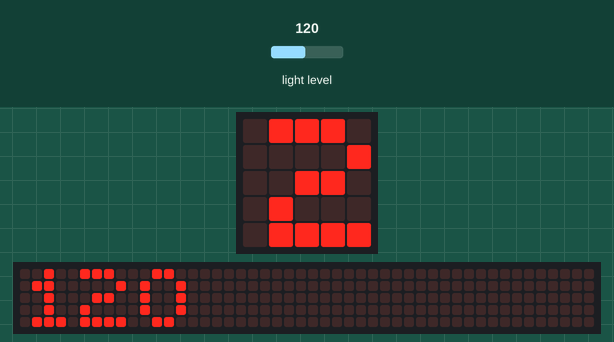
The program below on a simulated BBC micro:bit running MicroPython. Shown: the board's 5×5 LED display, a strip that is not on the board, showing the scrolling text unrolled. The test bench sets the inputs (shaded band); at power-on: light level 120. The 48×5 strip is a reading aid, not a part: it shows the text the display is scrolling, unrolled, one strip-width of it at a time.

Above: at 1.27 s.
1.3 s: light level set to 5
At 3.42 s:
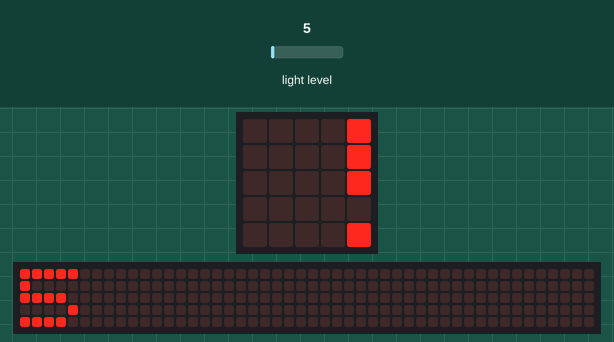
9.6 s: light level set to 64
At 11.42 s:
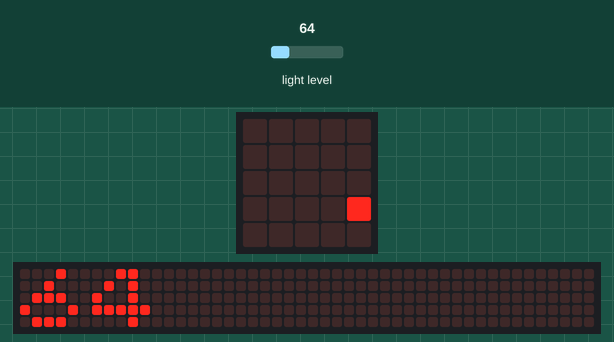
13.9 s: light level set to 128
At 14.32 s:
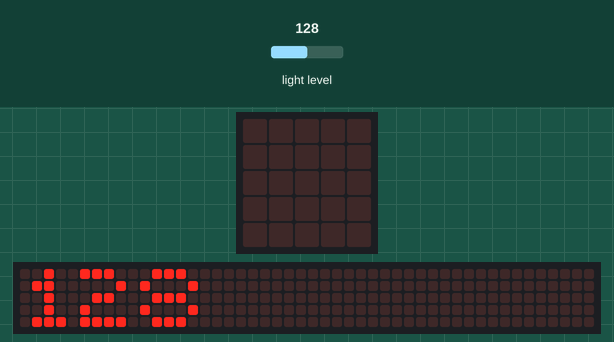

The program:

main.py
```python
from microbit import *

while True:
    display.scroll(display.read_light_level())
    sleep(500)
```
